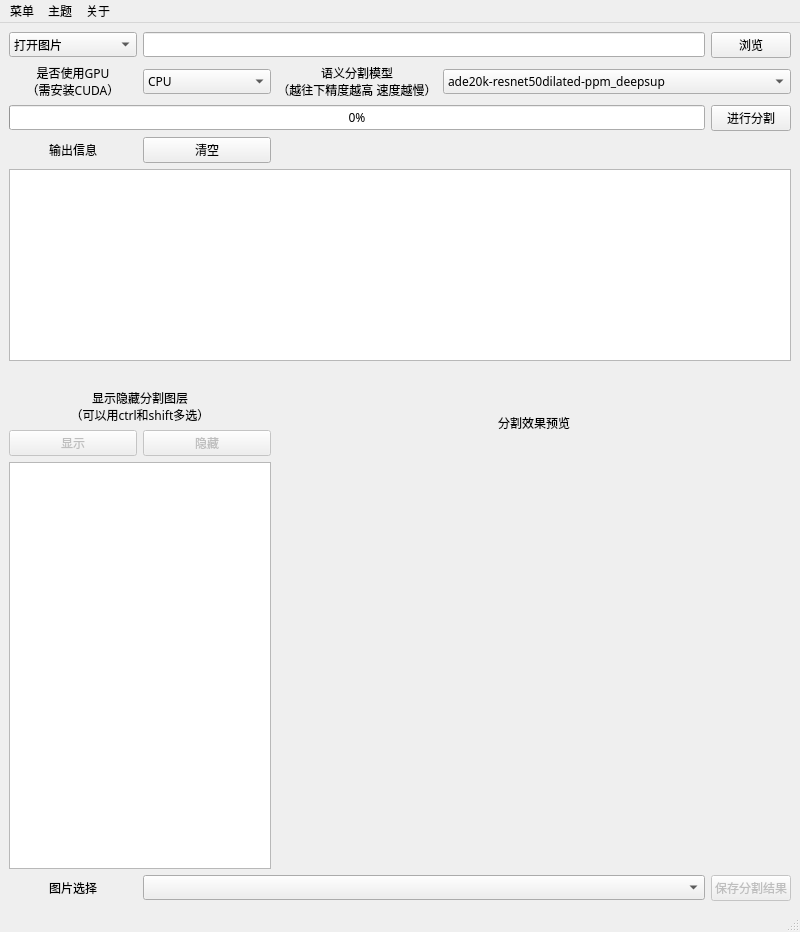
<?xml version="1.0" encoding="UTF-8"?>
<ui version="4.0">
 <class>MainWindow</class>
 <widget class="QMainWindow" name="MainWindow">
  <property name="geometry">
   <rect>
    <x>0</x>
    <y>0</y>
    <width>800</width>
    <height>932</height>
   </rect>
  </property>
  <property name="minimumSize">
   <size>
    <width>800</width>
    <height>768</height>
   </size>
  </property>
  <property name="font">
   <font>
    <family>微软雅黑</family>
   </font>
  </property>
  <property name="windowTitle">
   <string>自动语义分割</string>
  </property>
  <widget class="QWidget" name="centralwidget">
   <layout class="QVBoxLayout" name="verticalLayout">
    <item>
     <layout class="QGridLayout" name="gridLayout">
      <item row="6" column="0">
       <widget class="QLabel" name="label_8">
        <property name="text">
         <string/>
        </property>
       </widget>
      </item>
      <item row="12" column="0">
       <widget class="QLabel" name="label_7">
        <property name="font">
         <font>
          <family>微软雅黑</family>
         </font>
        </property>
        <property name="text">
         <string>图片选择</string>
        </property>
        <property name="textFormat">
         <enum>Qt::PlainText</enum>
        </property>
        <property name="alignment">
         <set>Qt::AlignCenter</set>
        </property>
       </widget>
      </item>
      <item row="12" column="1" colspan="4">
       <widget class="QComboBox" name="seg_combo_box">
        <property name="sizePolicy">
         <sizepolicy hsizetype="Preferred" vsizetype="Fixed">
          <horstretch>10</horstretch>
          <verstretch>0</verstretch>
         </sizepolicy>
        </property>
        <property name="toolTip">
         <string/>
        </property>
        <property name="currentIndex">
         <number>-1</number>
        </property>
       </widget>
      </item>
      <item row="0" column="1" colspan="4">
       <widget class="QLineEdit" name="lineEdit">
        <property name="sizePolicy">
         <sizepolicy hsizetype="Expanding" vsizetype="Fixed">
          <horstretch>10</horstretch>
          <verstretch>0</verstretch>
         </sizepolicy>
        </property>
       </widget>
      </item>
      <item row="11" column="0" colspan="2">
       <widget class="QListWidget" name="listWidget">
        <property name="sizePolicy">
         <sizepolicy hsizetype="Expanding" vsizetype="Expanding">
          <horstretch>10</horstretch>
          <verstretch>30</verstretch>
         </sizepolicy>
        </property>
       </widget>
      </item>
      <item row="4" column="0">
       <widget class="QLabel" name="label_5">
        <property name="font">
         <font>
          <family>微软雅黑</family>
         </font>
        </property>
        <property name="text">
         <string>输出信息</string>
        </property>
        <property name="alignment">
         <set>Qt::AlignCenter</set>
        </property>
       </widget>
      </item>
      <item row="4" column="1">
       <widget class="QPushButton" name="output_empty_button">
        <property name="text">
         <string>清空</string>
        </property>
       </widget>
      </item>
      <item row="1" column="1">
       <widget class="QComboBox" name="gpu_combo_box">
        <property name="toolTip">
         <string>CPU处理一幅图像较慢，视硬件不同大概需要20秒到1分钟，请耐心等待；
使用GPU需安装CUDA环境否则仍然会用CPU进行处理，且显存小于8GB的显卡在处理某些图像时可能会爆显存而输出错误的分割结果，这种情况下请尝试使用CPU处理该图片</string>
        </property>
        <item>
         <property name="text">
          <string>CPU</string>
         </property>
        </item>
        <item>
         <property name="text">
          <string>GPU</string>
         </property>
        </item>
       </widget>
      </item>
      <item row="12" column="5">
       <widget class="QPushButton" name="save_seg_button">
        <property name="enabled">
         <bool>false</bool>
        </property>
        <property name="font">
         <font>
          <family>微软雅黑</family>
         </font>
        </property>
        <property name="text">
         <string>保存分割结果</string>
        </property>
       </widget>
      </item>
      <item row="2" column="0" colspan="5">
       <widget class="QProgressBar" name="progressBar">
        <property name="value">
         <number>0</number>
        </property>
       </widget>
      </item>
      <item row="1" column="0">
       <widget class="QLabel" name="label">
        <property name="font">
         <font>
          <family>微软雅黑</family>
         </font>
        </property>
        <property name="text">
         <string>是否使用GPU
（需安装CUDA）</string>
        </property>
        <property name="textFormat">
         <enum>Qt::PlainText</enum>
        </property>
        <property name="alignment">
         <set>Qt::AlignCenter</set>
        </property>
       </widget>
      </item>
      <item row="2" column="5">
       <widget class="QPushButton" name="seg_confirm_button">
        <property name="font">
         <font>
          <family>微软雅黑</family>
         </font>
        </property>
        <property name="text">
         <string>进行分割</string>
        </property>
       </widget>
      </item>
      <item row="5" column="0" colspan="6">
       <widget class="QTextBrowser" name="textBrowser">
        <property name="sizePolicy">
         <sizepolicy hsizetype="Expanding" vsizetype="Expanding">
          <horstretch>0</horstretch>
          <verstretch>0</verstretch>
         </sizepolicy>
        </property>
        <property name="toolTip">
         <string/>
        </property>
       </widget>
      </item>
      <item row="1" column="2">
       <widget class="QLabel" name="label_4">
        <property name="font">
         <font>
          <family>微软雅黑</family>
         </font>
        </property>
        <property name="text">
         <string>语义分割模型
（越往下精度越高 速度越慢）</string>
        </property>
        <property name="textFormat">
         <enum>Qt::PlainText</enum>
        </property>
        <property name="alignment">
         <set>Qt::AlignCenter</set>
        </property>
       </widget>
      </item>
      <item row="0" column="5">
       <widget class="QPushButton" name="browser_button">
        <property name="font">
         <font>
          <family>微软雅黑</family>
         </font>
        </property>
        <property name="text">
         <string>浏览</string>
        </property>
       </widget>
      </item>
      <item row="10" column="0">
       <widget class="QPushButton" name="display_button">
        <property name="enabled">
         <bool>false</bool>
        </property>
        <property name="text">
         <string>显示</string>
        </property>
       </widget>
      </item>
      <item row="1" column="3" colspan="3">
       <widget class="QComboBox" name="model_combo_box">
        <property name="toolTip">
         <string/>
        </property>
        <property name="currentIndex">
         <number>3</number>
        </property>
        <item>
         <property name="text">
          <string>ade20k-mobilenetv2dilated-c1_deepsup</string>
         </property>
        </item>
        <item>
         <property name="text">
          <string>ade20k-resnet18dilated-c1_deepsup</string>
         </property>
        </item>
        <item>
         <property name="text">
          <string>ade20k-resnet18dilated-ppm_deepsup</string>
         </property>
        </item>
        <item>
         <property name="text">
          <string>ade20k-resnet50dilated-ppm_deepsup</string>
         </property>
        </item>
        <item>
         <property name="text">
          <string>ade20k-resnet101dilated-ppm_deepsup</string>
         </property>
        </item>
        <item>
         <property name="text">
          <string>ade20k-resnet50-upernet</string>
         </property>
        </item>
        <item>
         <property name="text">
          <string>ade20k-resnet101-upernet</string>
         </property>
        </item>
        <item>
         <property name="text">
          <string>ade20k-hrnetv2</string>
         </property>
        </item>
       </widget>
      </item>
      <item row="11" column="2" colspan="4">
       <widget class="QLabel" name="show_layers">
        <property name="text">
         <string/>
        </property>
       </widget>
      </item>
      <item row="0" column="0">
       <widget class="QComboBox" name="open_pic_combo_box">
        <item>
         <property name="text">
          <string>打开图片</string>
         </property>
        </item>
        <item>
         <property name="text">
          <string>打开图片文件夹</string>
         </property>
        </item>
       </widget>
      </item>
      <item row="10" column="1">
       <widget class="QPushButton" name="hide_button">
        <property name="enabled">
         <bool>false</bool>
        </property>
        <property name="text">
         <string>隐藏</string>
        </property>
       </widget>
      </item>
      <item row="9" column="0" colspan="2">
       <widget class="QLabel" name="label_2">
        <property name="font">
         <font>
          <family>微软雅黑</family>
         </font>
        </property>
        <property name="text">
         <string>显示隐藏分割图层
（可以用ctrl和shift多选）</string>
        </property>
        <property name="textFormat">
         <enum>Qt::PlainText</enum>
        </property>
        <property name="alignment">
         <set>Qt::AlignCenter</set>
        </property>
       </widget>
      </item>
      <item row="9" column="2" rowspan="2" colspan="4">
       <widget class="QLabel" name="label_3">
        <property name="font">
         <font>
          <family>微软雅黑</family>
         </font>
        </property>
        <property name="text">
         <string>分割效果预览</string>
        </property>
        <property name="textFormat">
         <enum>Qt::PlainText</enum>
        </property>
        <property name="alignment">
         <set>Qt::AlignCenter</set>
        </property>
       </widget>
      </item>
     </layout>
    </item>
   </layout>
  </widget>
  <widget class="QMenuBar" name="menubar">
   <property name="geometry">
    <rect>
     <x>0</x>
     <y>0</y>
     <width>800</width>
     <height>26</height>
    </rect>
   </property>
   <widget class="QMenu" name="menu">
    <property name="title">
     <string>菜单</string>
    </property>
    <addaction name="open_pic"/>
    <addaction name="open_pic_folder"/>
    <addaction name="save_seg"/>
    <addaction name="separator"/>
    <addaction name="exit"/>
   </widget>
   <widget class="QMenu" name="menu_2">
    <property name="title">
     <string>主题</string>
    </property>
    <addaction name="action_dark"/>
    <addaction name="action_light"/>
   </widget>
   <widget class="QMenu" name="menu_3">
    <property name="title">
     <string>关于</string>
    </property>
    <addaction name="author"/>
   </widget>
   <addaction name="menu"/>
   <addaction name="menu_2"/>
   <addaction name="menu_3"/>
  </widget>
  <widget class="QStatusBar" name="statusbar"/>
  <action name="open_pic">
   <property name="icon">
    <iconset>
     <normaloff>:/dark/sizegrip.svg</normaloff>:/dark/sizegrip.svg</iconset>
   </property>
   <property name="text">
    <string>打开图片</string>
   </property>
  </action>
  <action name="save_seg">
   <property name="icon">
    <iconset>
     <normaloff>:/light/undock-hover.svg</normaloff>:/light/undock-hover.svg</iconset>
   </property>
   <property name="text">
    <string>保存分割结果</string>
   </property>
  </action>
  <action name="exit">
   <property name="icon">
    <iconset>
     <normaloff>:/dark/close-pressed.svg</normaloff>:/dark/close-pressed.svg</iconset>
   </property>
   <property name="text">
    <string>退出</string>
   </property>
  </action>
  <action name="action_dark">
   <property name="text">
    <string>dark</string>
   </property>
  </action>
  <action name="action_light">
   <property name="text">
    <string>light</string>
   </property>
  </action>
  <action name="author">
   <property name="text">
    <string>作者信息</string>
   </property>
  </action>
  <action name="open_pic_folder">
   <property name="icon">
    <iconset>
     <normaloff>:/dark/vmovetoolbar.svg</normaloff>:/dark/vmovetoolbar.svg</iconset>
   </property>
   <property name="text">
    <string>打开图片文件夹</string>
   </property>
  </action>
 </widget>
 <resources/>
 <connections/>
</ui>
